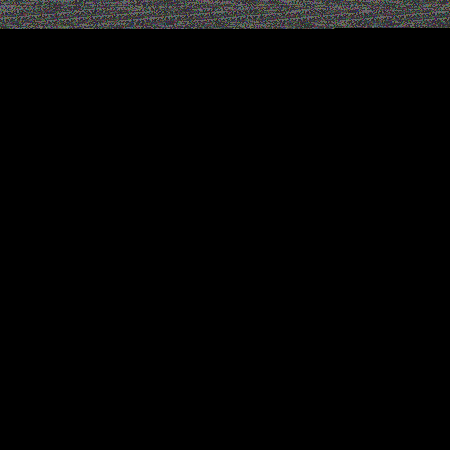
#> input picture mkv_frame_test.png, 450 x 450 px
$ python cpu_server.py ../mkv_frame_test.png
#> lines starting #> are read from the running program, lines starting #| are printed output that depends on the picture
### pixel_interpreter/cpu_emulator.py
#!/usr/bin/env python3
"""CPU-side emulator of pixel-interpreter WGSL microcode. Identical semantics & memory layout."""

from pathlib import Path
import argparse
import numpy as np
from PIL import Image

# Identical to microcode.wgsl
OP_NOP   = 0
OP_SET   = 1  # Dst = Imm
OP_ADD   = 2  # Dst = SrcA + SrcB
OP_SUB   = 3  # Dst = SrcA - SrcB
OP_MUL   = 14 # Dst = SrcA * SrcB
OP_LOAD  = 4  # Dst = Memory[SrcA_coord]
OP_STORE = 5  # Memory[Dst_coord] = SrcA
OP_JMP   = 6  # PC = Imm
OP_JZ    = 7  # If Flag == 0 then PC = Imm
OP_INDIRECT_LOAD = 8  # Dst = Memory[Acc_coord] where Acc = (x << 8) | y
OP_INDIRECT_STORE = 9  # Memory[Acc_coord] = SrcA where Acc = (x << 8) | y
OP_SET_ADDR_HIGH = 10  # Acc = (imm << 8)
OP_SET_ADDR_LOW = 11   # Acc = (Acc & 0xFF00) | imm
OP_ADD_COORD = 12  # Add to y-coordinate: Acc = (x, y + imm)
OP_LOAD_COORD = 13 # Acc = (memory[G], memory[B]) - loads x,y from memory cells
OP_CALL  = 15 # Stack[SP] = PC; SP++; PC = Imm
OP_RET   = 16 # SP--; PC = Stack[SP]
OP_SEI   = 17 # Set interrupt enable flag = 1
OP_CLI   = 18 # Set interrupt enable flag = 0
OP_CTX_SAVE = 19
OP_CTX_LOAD = 20
OP_JMP_PC_IMM = 21  # Jump to packed PC in accumulator
OP_STORE_XY = 22    # Store (src_a, src_b) as RGBA at (x, y) where x=dst, y=implied
OP_POP   = 23 # SP-- (discard top of stack)
OP_DIR_RIGHT = 24
OP_DIR_DOWN = 25
OP_DIR_LEFT = 26
OP_DIR_UP = 27
OP_CH_READ = 28
OP_CH_WRITE = 29
OP_AND = 30      # Acc = Acc & imm
OP_OR  = 31      # Acc = Acc | imm
OP_XOR = 32      # Acc = Acc ^ imm
OP_SHL = 33      # Acc = Acc << imm
OP_SHR = 34      # Acc = Acc >> imm (logical, unsigned)
OP_ADD_MEM = 35  # Acc += Memory[(x,y)] -- register-to-register style ALU
OP_SUB_MEM = 36  # Acc -= Memory[(x,y)]
OP_INDIRECT_STORE_MEM = 37  # Memory[Acc_coord] = Memory[(x,y)].R -- runtime
                             # value to runtime address (Acc holds the
                             # target coord, so the value must come from a
                             # separate cell, not Acc itself)
OP_HALT  = 255

# Interrupt line: memory[0, 4].R = pending irq_num (0 = none)
# Payload cells (readable via plain LOAD, unlike G/B channels): (5,0)=x, (6,0)=y
# Vector table: memory[254, irq_num] = (handler_x, handler_y, _, _)
IRQ_CELL = (4, 0)
IRQ_PAYLOAD_X = (5, 0)
IRQ_PAYLOAD_Y = (6, 0)
IVT_ROW = 254

class PixelCPU:
    """Emulates the WGSL microcode interpreter state machine."""

    def __init__(self, width: int, height: int, trace: bool = False):
        self.width = width
        self.height = height
        self.memory = np.zeros((height, width, 4), dtype=np.uint32)
        self.trace = trace
        self.cycle = 0
        self.last_reads = []
        self.last_writes = []

        # Initialize state at row 0
        # (0,0): PC (x=0, y=1 to start in code space)
        # (1,0): Accumulator
        # (2,0): Flags (zero flag in R channel)
        # (3,0): Halt flag
        self.pc = (0, 1)
        self.accumulator = 0
        self.zero_flag = 0
        self.halt_flag = 0
        self.halt_flag = 0
        self.direction = 0  # 0=Right, 1=Down, 2=Left, 3=Up
        self.interrupts_enabled = False
        self.sp = 0
        self._write_state()

    def _write_state(self):
        """Write CPU state to row 0 of memory (matches WGSL layout)."""
        # (0,0): PC packed as R=x, G=y, B=halt, A=direction
        self.memory[0, 0] = [self.pc[0], self.pc[1], self.halt_flag, self.direction]
        # (1,0): Accumulator
        self.memory[0, 1] = [self.accumulator & 0xFFFFFFFF, 0, 0, 0]
        # (2,0): Flags
        self.memory[0, 2] = [self.zero_flag, 0, 0, 0]
        # (3,0): Stack Pointer
        self.memory[0, 3] = [self.sp, 0, 0, 0]

    # [15 lines left out: functions _read_state, _fetch, not called in this run]

    def _log(self, msg: str):
        if self.trace:
            print(f"[Cycle {self.cycle}] {msg}")

    # [378 lines left out: functions raise_interrupt, _check_interrupt, step, not called in this run]

    def load_program(self, img_path: Path):
        """Load program image (PNG) into memory."""
        img = Image.open(img_path).convert("RGBA")
        img = img.resize((self.width, self.height), Image.Resampling.NEAREST)
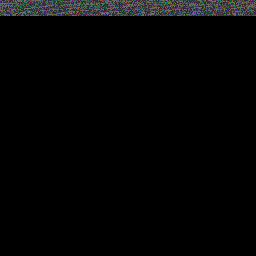
#> img: PIL image 256x256 RGBA; mean R, G, B, A 4.5, 4.6, 4.6, 255
        prog = np.asarray(img, dtype=np.uint32)

        # Preserve state row (y=0) if program doesn't set it
        state_row = self.memory[0].copy()
        self.memory = prog.reshape(self.height, self.width, 4).copy()
        self.memory[0] = state_row
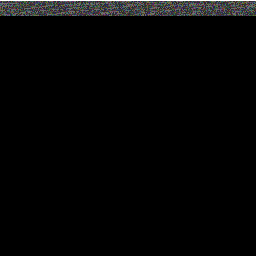
#> self.memory: shape (256, 256, 4) uint32; mean R, G, B, A 4.2, 4.3, 4.3, 254; transparent parts drawn white

    # [130 lines left out: functions mount_vfs, run, save_state_image, dump_state, create_test_program_png, main, not called in this run]

# [3 lines that do not run on import are left out]

### pixel_interpreter/cpu_server.py
#!/usr/bin/env python3
import asyncio
import json
import numpy as np
import websockets
from cpu_emulator import PixelCPU
from assembler import assemble
from pathlib import Path

class VisualCPUServer:
    def __init__(self, rom_path: str, host: str = "localhost", port: int = 8765):
        self.host = host
        self.port = port
        self.rom_path = Path(rom_path)
        self.cpu = PixelCPU(256, 256)
        self.cpu.load_program(self.rom_path)
        self.is_running = False
        self.cycles_per_frame = 4
        self.clients = set()
        self.breakpoints = {}
        self.hit_breakpoint_info = None

    def check_breakpoints(self) -> dict | None:
        pc_coord = (self.cpu.pc[0], self.cpu.pc[1])
        if 'pc' in self.breakpoints.get(pc_coord, set()):
            return {"type": "pc", "coord": list(pc_coord)}
        for r_coord in getattr(self.cpu, 'last_reads', []):
            if 'read' in self.breakpoints.get(tuple(r_coord), set()):
                return {"type": "read", "coord": list(r_coord)}
        for w_coord in getattr(self.cpu, 'last_writes', []):
            if 'write' in self.breakpoints.get(tuple(w_coord), set()):
                return {"type": "write", "coord": list(w_coord)}
        return None

    def step_with_breakpoints(self) -> bool:
        if self.cpu.step():
            return False # halted
        bp_hit = self.check_breakpoints()
        if bp_hit:
            self.is_running = False
            self.hit_breakpoint_info = bp_hit
            return False
        return True

    async def broadcast_state(self, batch_reads=None, batch_writes=None):
        if not self.clients:
            return

        meta = json.dumps({
            "cycle": self.cpu.cycle,
            "pc": [self.cpu.pc[0], self.cpu.pc[1]],
            "acc": int(self.cpu.accumulator),
            "zf": int(self.cpu.zero_flag),
            "halted": bool(self.cpu.halt_flag),
            "reads": batch_reads or [],
            "writes": batch_writes or [],
            "hit_breakpoint": self.hit_breakpoint_info,
            "breakpoints": [
                {"x": x, "y": y, "types": list(types)}
                for (x, y), types in self.breakpoints.items()
            ]
        }).encode('utf-8')

        self.hit_breakpoint_info = None

        meta_len = len(meta).to_bytes(4, byteorder='little')
        raw_pixels = self.cpu.memory.astype(np.uint8).tobytes()
        payload = meta_len + meta + raw_pixels

        await asyncio.gather(
            *[client.send(payload) for client in self.clients],
            return_exceptions=True
        )

    async def execution_loop(self):
        while True:
            if self.is_running and not self.cpu.halt_flag:
                batch_reads = []
                batch_writes = []
                for _ in range(self.cycles_per_frame):
                    if not self.step_with_breakpoints():
                        break
                    batch_reads.extend(self.cpu.last_reads)
                    batch_writes.extend(self.cpu.last_writes)
                await self.broadcast_state(batch_reads, batch_writes)
            await asyncio.sleep(0.016)

    async def handle_client(self, websocket):
        self.clients.add(websocket)
        await self.broadcast_state()
        try:
            async for message in websocket:
                cmd = json.loads(message)
                action = cmd.get("action")

                if action == "play":
                    self.is_running = True
                elif action == "pause":
                    self.is_running = False
                elif action == "step":
                    self.is_running = False
                    self.cpu.step()
                    await self.broadcast_state()
                elif action == "set_speed":
                    self.cycles_per_frame = max(1, int(cmd.get("cycles", 1)))
                elif action == "reset":
                    self.cpu = PixelCPU(256, 256)
                    self.cpu.load_program(self.rom_path)
                    self.is_running = False
                    await self.broadcast_state()
                elif action == "toggle_bp":
                    coord = (int(cmd["x"]), int(cmd["y"]))
                    bp_type = cmd.get("type", "write")
                    if coord not in self.breakpoints:
                        self.breakpoints[coord] = set()
                    if bp_type in self.breakpoints[coord]:
                        self.breakpoints[coord].remove(bp_type)
                        if not self.breakpoints[coord]:
                            del self.breakpoints[coord]
                    else:
                        self.breakpoints[coord].add(bp_type)
                    await self.broadcast_state()
                elif action == "clear_all_bp":
                    self.breakpoints.clear()
                    await self.broadcast_state()
                elif action == "interrupt":
                    irq = int(cmd.get("irq", 1))
                    x = int(cmd.get("x", 0))
                    y = int(cmd.get("y", 0))
                    self.cpu.raise_interrupt(irq, x, y)
                    if not self.is_running:
                        # let the CPU service it immediately even while paused
                        self.cpu.step()
                        await self.broadcast_state()
                elif action == "write_text":
                    text = cmd.get("text", "")
                    lexer_entry_x = int(cmd.get("entry_x", 0))
                    lexer_entry_y = int(cmd.get("entry_y", 1)) # Coordinate of ascii_lexer boot

                    # 1. Clear ASCII buffer at y=220
                    self.cpu.memory[220, :, :] = 0

                    # 2. Write raw ASCII bytes + null terminator into row y=220
                    for idx, ch in enumerate(text.encode('ascii', errors='ignore')[:255]):
                        self.cpu.memory[220, idx] = [ch, 0, 0, 255]
                        self.access_log.append([1, idx, 220])
                    self.cpu.memory[220, len(text)] = [0, 0, 0, 255] # Null terminator

                    # 3. Vector CPU directly to the In-Pixel Lexer
                    self.cpu.pc = (lexer_entry_x, lexer_entry_y)
                    self.cpu.accumulator = 0
                    self.cpu.zero_flag = 0
                    self.cpu.halt_flag = 0

                    # Ensure sp exists, default to 16
                    # Wait, our emulator doesn't have SP explicitly exposed as attribute, it is in memory!
                    # Reset memory state
                    self.cpu.memory[0, 15] = [16, 0, 0, 255] # SP = 16

                    self.is_running = True
                    print(f"[⌨] Injected {len(text)} bytes ASCII into y=220. Booting lexer at ({lexer_entry_x}, {lexer_entry_y})")
                    await self.broadcast_state()
        finally:
            self.clients.remove(websocket)

    async def run(self):
        async with websockets.serve(self.handle_client, self.host, self.port):
            print(f"[*] Visual Shell Server listening on ws://{self.host}:{self.port}")
            await self.execution_loop()

if __name__ == "__main__":
    import sys
    rom = sys.argv[1] if len(sys.argv) > 1 else "conway_working.png"
    server = VisualCPUServer(rom)
    asyncio.run(server.run())
#> (this line was passed over: websockets is not available in this run)

$ run again, on hermes_framebuffer.png
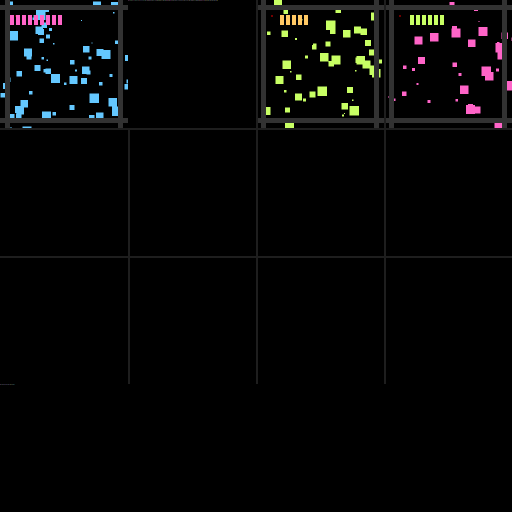
#> input picture hermes_framebuffer.png, 1024 x 1024 px (shown at 1/2 size)
#> in load_program, `img = img.resize((self.width, self.height), Image.Resampling.NEAREST)`:
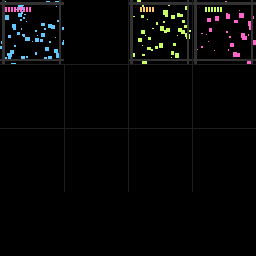
#> img: PIL image 256x256 RGBA; mean R, G, B, A 5.4, 5.5, 5.3, 255
#> in load_program, `self.memory[0] = state_row`:
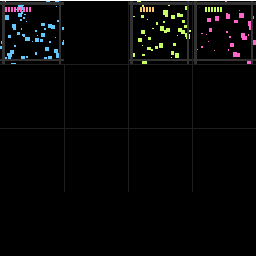
#> self.memory: shape (256, 256, 4) uint32; mean R, G, B, A 5.4, 5.5, 5.3, 254; transparent parts drawn white
